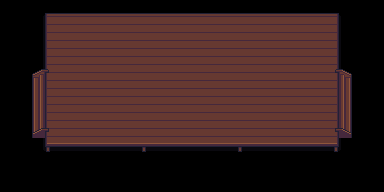

Below is a game level as drawn by its tile map, then a one-line description and the .tmx file that defines it, in full:
An orthogonal 12x6 tile map with 32x32 px tiles, 2 tile layers (Tile Layer 1, Tile Layer 2).

<map version="1.5" tiledversion="1.7.0" orientation="orthogonal" renderorder="right-down" width="12" height="6" tilewidth="32" tileheight="32" infinite="0" nextlayerid="3" nextobjectid="1">
 <tileset firstgid="1" source="../tilesets/gather_floors_1.x.tsx" />
 <layer id="1" name="Tile Layer 1" width="12" height="6">
  <data encoding="csv">
0,81,82,82,82,82,82,82,82,82,83,0,
0,121,122,122,122,122,122,122,122,122,123,0,
0,121,122,122,122,122,122,122,122,122,123,0,
0,121,122,122,122,122,122,122,122,122,123,0,
0,161,165,165,162,165,165,162,165,165,163,0,
0,0,0,0,0,0,0,0,0,0,0,0
</data>
 </layer>
 <layer id="2" name="Tile Layer 2" width="12" height="6">
  <data encoding="csv">
0,0,0,0,0,0,0,0,0,0,0,0,
0,0,0,0,0,0,0,0,0,0,0,0,
0,2147483896,0,0,0,0,0,0,0,0,248,0,
0,2147483936,0,0,0,0,0,0,0,0,288,0,
0,2147483976,0,0,0,0,0,0,0,0,328,0,
0,0,0,0,0,0,0,0,0,0,0,0
</data>
 </layer>
</map>
